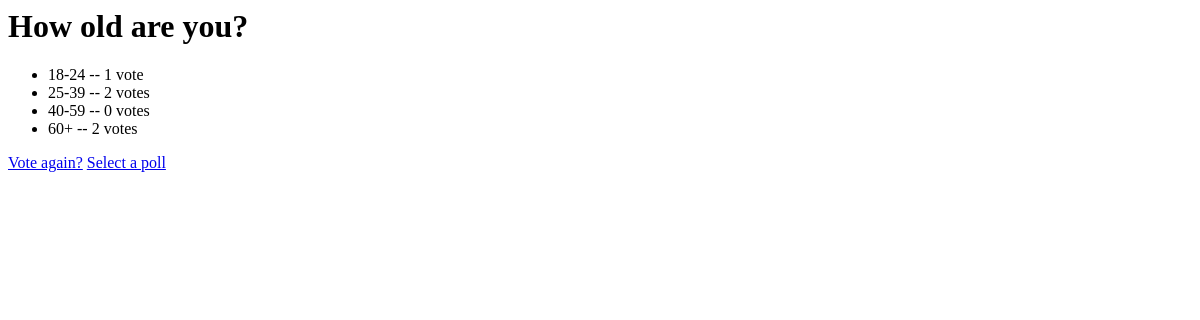
The app's page /polls/3/results/, older data.
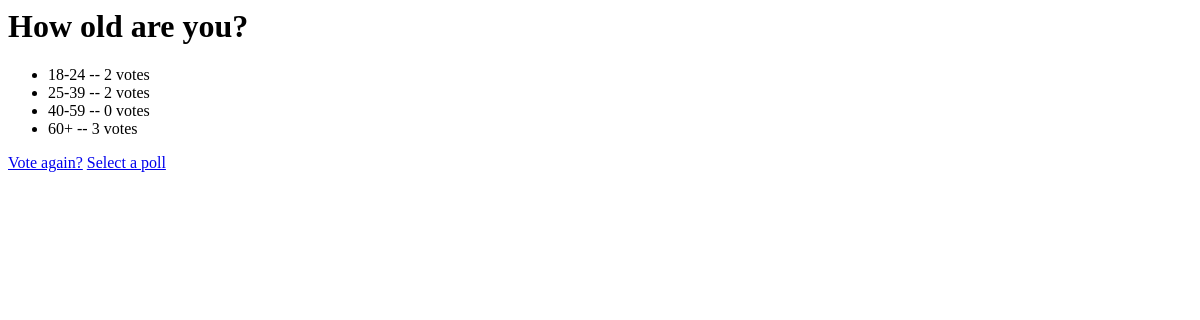
The same page, newer data.
### polls/models.py (models this page shows, shortened)
class Poll(models.Model):
	question = models.CharField(max_length=200)
	pub_date = models.DateTimeField('date published')
	def was_published_recently(self):
		now = timezone.now()
		return now - datetime.timedelta(days=1) <= self.pub_date < now
	was_published_recently.admin_order_field = 'pub_data'
	was_published_recently.boolean = True
	was_published_recently.short_description = 'Published recently?'

class Choice(models.Model):
	poll = models.ForeignKey(Poll)
	choice_text = models.CharField(max_length=200)
	votes = models.IntegerField(default=0)

### polls/views.py (the view)
# urls.py: url(r'^(?P<pk>\d+)/results/$', views.ResultsView.as_view(), name='results'),
class ResultsView(generic.DetailView):
	model = Poll
	template_name = "polls/results.html"
	def get_queryset(self):
		return viewable_polls()

### polls/views.py (called while the page is built)
def viewable_polls():
	return Poll.objects.filter(pub_date__lte=timezone.now())

### polls/templates/polls/results.html
<h1>{{ poll.question }}</h1>
<ul>
	{% for choice in poll.choice_set.all %}
		<li>{{ choice.choice_text }} -- {{ choice.votes }} vote{{ choice.votes|pluralize }}</li>
	{% endfor %}
</ul>
<a href="{% url 'polls:detail' poll.id %}">Vote again?</a>
<a href="{% url 'polls:index' %}">Select a poll</a>

Row changes from the older to the newer data that the page shows:
changed Choice (number 1 of 4 on the later page): votes "1" → "2"
changed Choice (number 4 of 4 on the later page): votes "2" → "3"
